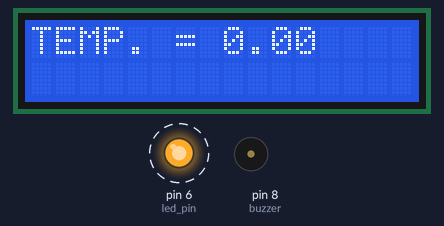
A sketch run on a simulated Arduino Uno, built with avr-gcc and run on an emulated ATmega328P. Parts: 16×2 character LCD, output pins drawn as LEDs (lit = HIGH), buzzer (waves = sounding, pin HIGH). Dashed ring = blinking.

Above: at 0.1 s.
At 128.4 s:
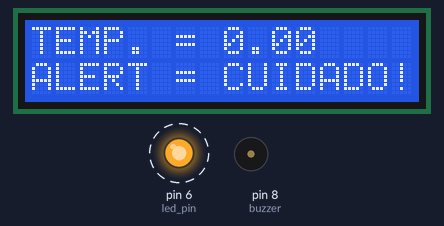
Timing chart, 0 to 130.0 s (numbered marks = the images above):
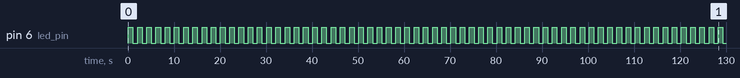

The sketch:

06_Sensor_de_temperatura_com_LCD_LED_e_BUZZER.ino
```cpp
/*
ETB - ESCOLA TÉCNICA DE BRASÍLIA
Aluno: João Victor Xavier Jorge
Turma: 2º "J"
Curso: Técnico em Eletrônica
Data: 17/01/2021 - 17JAN2021
Firmware: PROJETO FINAL-04JAN21
*/

//Inclusão da biblioteca necessária para a utilização do LCD
#include <LiquidCrystal.h>

//Declaramos os valores onde os pinos do LCD estão conectados
//na PDA.
LiquidCrystal lcd(12, 11, 5, 4, 3, 2);

//Aqui são definidas as variaveis para os pinos da sirene,led e
//sensor de temperatura.
const int buzzer = 8;
const int led_pin = 6;
const int sensorPin = A0;

//Abaixo foram definidas variáveis de tipo ponto flutuante para
//armazenar o valor obtido do sensor de temperatura e um para
//armazenar a conversão de voltagem do mesmo.
float valorSensor = 0;
float temperatura = 0;

//Aqui foi definido um array de possiveis estados
//definidos previamente no escopo do projeto.
String estado[3] = {"OK!OK!", "CUIDADO!", "PERIGO!"};

//É definido o estado inicial do projeto como 0 = "OK!OK!".
int estadoAtual = 0;

//A função setup abaixo será executada uma vez
//por execução de programa
void setup() {
  //Saida serial definida para fins de teste e debug de código
  Serial.begin(9600);

  //São definidos os pinos do buzzer e do led como saidas (output)
  pinMode(buzzer, OUTPUT);
  pinMode(led_pin, OUTPUT);

  //Definimos quantas colunas e fileiras (o tamanho) do nosso LCD utilizado
  lcd.begin(16, 2);
}

//A função loop como já define o nome será executada repetidamente
//durante a execução do programa.
void loop() {
  //É chamada a função func_Temp(), para receber os dados da temperatura
  //func_Temp();

  //Definimos onde começará a ser escrito os dados no LCD
  lcd.setCursor(0, 0);

  //Definimos para que seja escrito a temperatura + seu valor no LCD
  lcd.print("TEMP. = "+ (String)temperatura);

  //Definimos novamente o cursor para que seja escrito na segunda linha do LCD
  lcd.setCursor(0,1);

  //Iniciamos uma estrutura condicional para atender a exigencias do projeto
  if (temperatura < 0){//SE temperatura MENOR QUE 0 FAÇA
  	//Definimos o estado como 0 = OK!OK!;
    estadoAtual = 0;
  }else if (temperatura > 0){// SENÃO SE temperatura MAIOR QUE 0 FAÇA
  	//Definomos o estado como 2 = "Perigo!";
    estadoAtual = 2;

    //Então são executadas as funções de piscar LED e soar o buzzer
    func_Led();
    func_Alarm();
  }else{//SENÃO FAÇA
    //Caso nenhuma das outras condições seja completa
    // o estado será definido como 1 = "Cuidado!";
  	estadoAtual = 1;

    //Então apenas o LED piscará
    func_Led();
  }

  //E finalmente será impresso no LCD o Alerta
  //com seu respectivo estado;
  lcd.print("ALERT = "+ estado[estadoAtual]);

}

//Funções
/*
	Afim de tornar o código do firmware mais modular,
    foi optado por utilizar funções para operar
    as atividades do projeto
*/

void func_Alarm(){//Função da sirene
  //É definido o som emitido pela sirene
  //sendo "tone(pino da sirene/buzzer, frequencia em hertz)"
  tone(buzzer, 110);

  //definido o tempo de delay
  delay(1000);

  //Após o tempo o buzzer será silenciado por 1 segundo
  noTone(buzzer);
  delay(1000);
}

void func_Led(){//Função do LED
  digitalWrite(led_pin, HIGH);//função para ligar o led
  delay(1000);  //função de espera onde 1000ms == 1s
  digitalWrite(led_pin, LOW);//função para desligar o led
  delay(1000); //função de espera onde 1000ms == 1s
}

void func_Temp(){//Função do sensor de Temperatura
  //é definida a variavel que armazena o valor obtido pelo sensor
  valorSensor = analogRead(sensorPin);


  temperatura = valorSensor / 1024;
  temperatura = temperatura * 5;
  temperatura = temperatura - 0.5;
  temperatura = temperatura * 100;
  Serial.print("Temperatura = ");
  Serial.print(temperatura);
  Serial.println(" C");
  delay(2000);
}
 
```

Measured:
- by itself, pin 6 (led_pin): alternates HIGH for 1.0 s and LOW for 1.0 s
